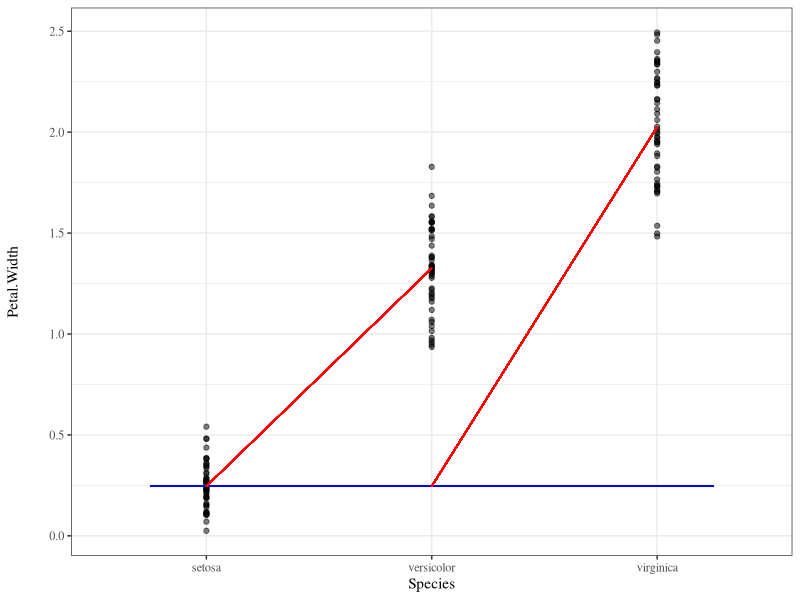
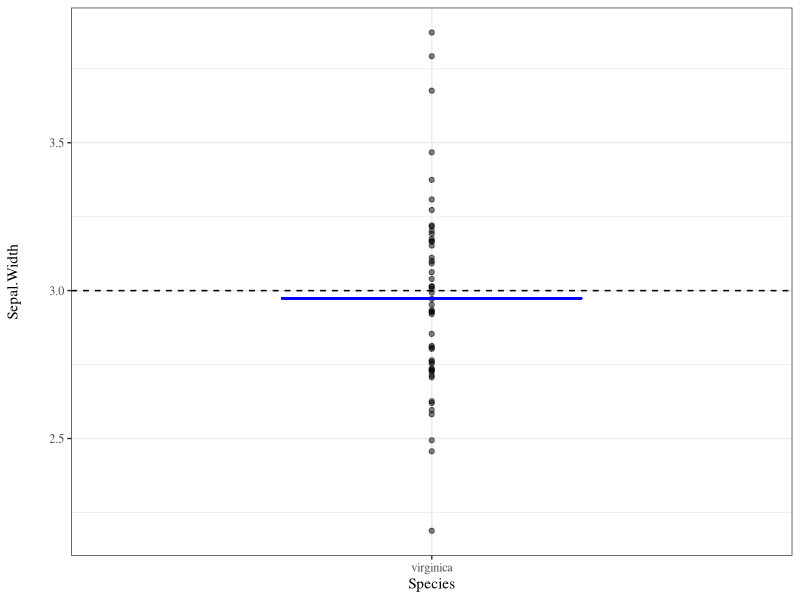
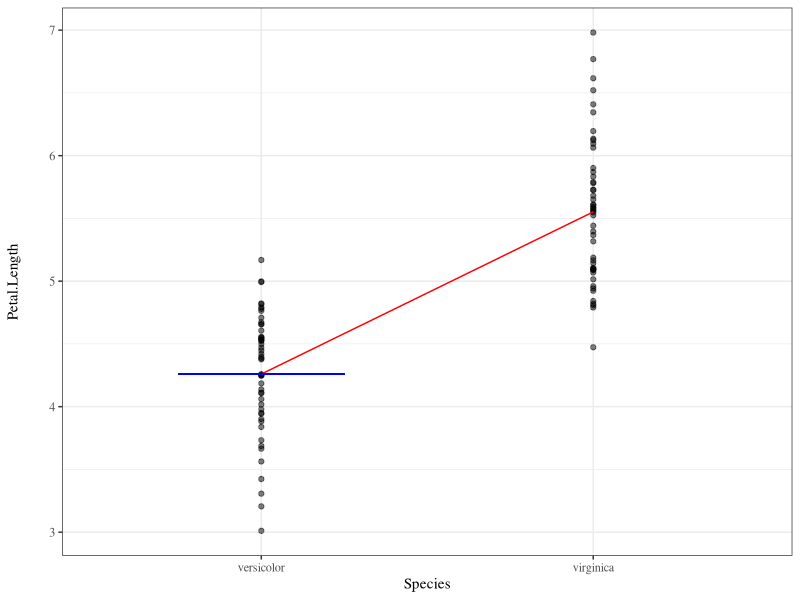
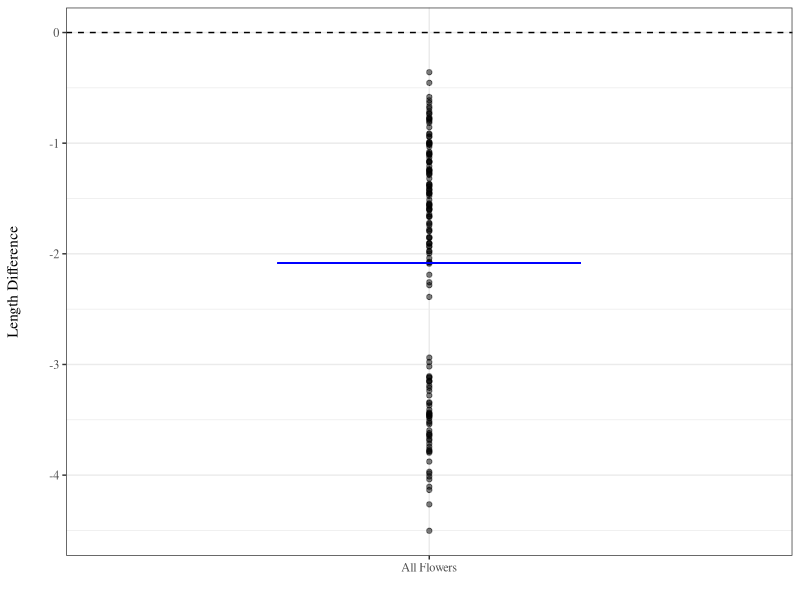

Source code (R) for these figures, in order:
## ---- chunk 1
knitr::opts_chunk$set(echo = FALSE, eval = FALSE, warning = FALSE, message = FALSE, fig.height = 4)
## ---- chunk 2
library(tidyverse)
theme_set(theme_bw())
theme_update(text = element_text(family = "serif"), 
axis.title.y = element_text(margin = margin(r = 20)))

data("iris")
## ---- chunk 3
# One-way analysis of variance (ANOVA)
group_means <- iris %>%
  group_by(Species) %>%
  summarize(pet_width = mean(Petal.Width))

set_mean <- group_means %>%
  filter(Species == "setosa") %>%
  select(pet_width) %>%
  pull()

vers_mean <- group_means %>%
  filter(Species == "versicolor") %>%
  select(pet_width) %>%
  pull()

virg_mean <- group_means %>%
  filter(Species == "virginica") %>%
  select(pet_width) %>%
  pull()

aov(Petal.Width ~ Species, data = iris) %>%
  summary()

lm(Petal.Width ~ Species, data = iris) %>%
  summary()

# Plot w/ treatment contrasts
iris %>%
  ggplot(aes(x = Species, y = Petal.Width)) + 
  geom_jitter(height = .1, width = 0, alpha = 0.5) +
  geom_segment(aes(x = .75, xend = 3.25, y = set_mean, yend = set_mean), color = "blue") + 
  geom_segment(aes(x = 1, xend = 2, y = set_mean, yend = vers_mean), color = "red") +
  geom_segment(aes(x = 2, xend = 3, y = set_mean, yend = virg_mean), color = "red")

# There is a difference between the means of petal width for at least one of the species.
## ---- chunk 4
# One sample t-test
one_samp_data <- iris %>%
  filter(Species == "virginica") %>%
  select(Species, Sepal.Width)

t.test(one_samp_data$Sepal.Width, mu = 3)

lm(one_samp_data$Sepal.Width - 3 ~ 1) %>%
  summary()

one_samp_data %>%
  ggplot(aes(x = Species, y = Sepal.Width)) + 
  geom_jitter(height = .1, width = 0, alpha = 0.5) +
  geom_hline(yintercept = 3, lty = 2) + 
  geom_segment(aes(x = .75, xend = 1.25, 
              y = mean(one_samp_data$Sepal.Width), 
              yend = mean(one_samp_data$Sepal.Width)), color = "blue")

# There is little to no evidence that virginica sepal width is less than 3 cm.
## ---- chunk 5
# Independent samples t-test
ind_samp_data <- iris %>%
  filter(Species %in% c("versicolor", "virginica")) %>%
  select(Species, Petal.Length)

ind_samp_data_vers <- ind_samp_data %>%
  filter(Species == "versicolor") %>%
  select(Petal.Length) %>%
  pull()

ind_samp_data_virg <- ind_samp_data %>%
  filter(Species == "virginica") %>%
  select(Petal.Length) %>%
  pull()

t.test(ind_samp_data_virg, ind_samp_data_vers, var.equal = TRUE)

lm(Petal.Length ~ Species, data = ind_samp_data) %>%
  summary()

ind_samp_data %>%
  ggplot(aes(x = Species, y = Petal.Length, group = 1)) + 
  geom_jitter(height = .1, width = 0, alpha = 0.5) +
  stat_summary(fun.y = mean, geom = "line", color = "red") +
  geom_segment(aes(x = .75, xend = 1.25, y = mean(ind_samp_data_vers), 
               yend = mean(ind_samp_data_vers)), color = "blue")

# The virginica petal length is larger than the versicolor petal length. 
## ---- chunk 6
# Paired samples t-test
t.test(iris$Petal.Length, iris$Sepal.Length, paired = TRUE)

lm(Petal.Length - Sepal.Length ~ 1, data = iris) %>%
  summary()

add_length_diff <- iris %>%
  mutate(`Length Difference` = Petal.Length - Sepal.Length,
         `All Flowers` = "All Flowers")

add_length_diff %>%
  ggplot(aes(x = `All Flowers`, y = `Length Difference`)) + 
  geom_jitter(height = .1, width = 0, alpha = 0.5) +
  geom_hline(yintercept = 0, lty = 2) + 
  geom_segment(aes(x = .75, xend = 1.25, y = mean(add_length_diff$`Length Difference`), 
  yend = mean(add_length_diff$`Length Difference`)), color = "blue") + 
  labs(x = "")

# Petals are shorter than the sepals. 
